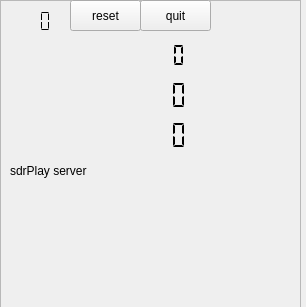
<?xml version="1.0" encoding="UTF-8"?>
<ui version="4.0">
 <class>Form</class>
 <widget class="QWidget" name="Form">
  <property name="geometry">
   <rect>
    <x>0</x>
    <y>0</y>
    <width>306</width>
    <height>307</height>
   </rect>
  </property>
  <property name="windowTitle">
   <string>Form</string>
  </property>
  <widget class="QFrame" name="frame">
   <property name="geometry">
    <rect>
     <x>0</x>
     <y>0</y>
     <width>301</width>
     <height>311</height>
    </rect>
   </property>
   <property name="frameShape">
    <enum>QFrame::StyledPanel</enum>
   </property>
   <property name="frameShadow">
    <enum>QFrame::Raised</enum>
   </property>
   <widget class="QLCDNumber" name="rateDisplay">
    <property name="geometry">
     <rect>
      <x>60</x>
      <y>80</y>
      <width>141</width>
      <height>31</height>
     </rect>
    </property>
    <property name="frameShape">
     <enum>QFrame::NoFrame</enum>
    </property>
    <property name="lineWidth">
     <number>2</number>
    </property>
    <property name="digitCount">
     <number>8</number>
    </property>
    <property name="segmentStyle">
     <enum>QLCDNumber::Flat</enum>
    </property>
   </widget>
   <widget class="QLabel" name="label">
    <property name="geometry">
     <rect>
      <x>10</x>
      <y>160</y>
      <width>101</width>
      <height>21</height>
     </rect>
    </property>
    <property name="text">
     <string>sdrPlay server</string>
    </property>
   </widget>
   <widget class="QLabel" name="statusLabel">
    <property name="geometry">
     <rect>
      <x>10</x>
      <y>190</y>
      <width>121</width>
      <height>21</height>
     </rect>
    </property>
    <property name="text">
     <string/>
    </property>
   </widget>
   <widget class="QLCDNumber" name="actualAttenuation">
    <property name="geometry">
     <rect>
      <x>10</x>
      <y>10</y>
      <width>51</width>
      <height>23</height>
     </rect>
    </property>
    <property name="frameShape">
     <enum>QFrame::NoFrame</enum>
    </property>
    <property name="lineWidth">
     <number>0</number>
    </property>
    <property name="digitCount">
     <number>3</number>
    </property>
    <property name="segmentStyle">
     <enum>QLCDNumber::Flat</enum>
    </property>
   </widget>
   <widget class="QLCDNumber" name="freqDisplay">
    <property name="geometry">
     <rect>
      <x>60</x>
      <y>40</y>
      <width>131</width>
      <height>31</height>
     </rect>
    </property>
    <property name="frameShape">
     <enum>QFrame::NoFrame</enum>
    </property>
    <property name="digitCount">
     <number>10</number>
    </property>
    <property name="segmentStyle">
     <enum>QLCDNumber::Flat</enum>
    </property>
   </widget>
   <widget class="QLCDNumber" name="outRateDisplay">
    <property name="geometry">
     <rect>
      <x>60</x>
      <y>120</y>
      <width>141</width>
      <height>31</height>
     </rect>
    </property>
    <property name="frameShape">
     <enum>QFrame::NoFrame</enum>
    </property>
    <property name="digitCount">
     <number>8</number>
    </property>
    <property name="segmentStyle">
     <enum>QLCDNumber::Flat</enum>
    </property>
   </widget>
   <widget class="QPushButton" name="resetButton">
    <property name="geometry">
     <rect>
      <x>70</x>
      <y>0</y>
      <width>71</width>
      <height>31</height>
     </rect>
    </property>
    <property name="text">
     <string>reset</string>
    </property>
   </widget>
   <widget class="QPushButton" name="quitButton">
    <property name="geometry">
     <rect>
      <x>140</x>
      <y>0</y>
      <width>71</width>
      <height>31</height>
     </rect>
    </property>
    <property name="text">
     <string>quit</string>
    </property>
   </widget>
   <widget class="QLabel" name="connectName">
    <property name="geometry">
     <rect>
      <x>30</x>
      <y>250</y>
      <width>231</width>
      <height>21</height>
     </rect>
    </property>
    <property name="text">
     <string/>
    </property>
   </widget>
  </widget>
 </widget>
 <resources/>
 <connections/>
</ui>
